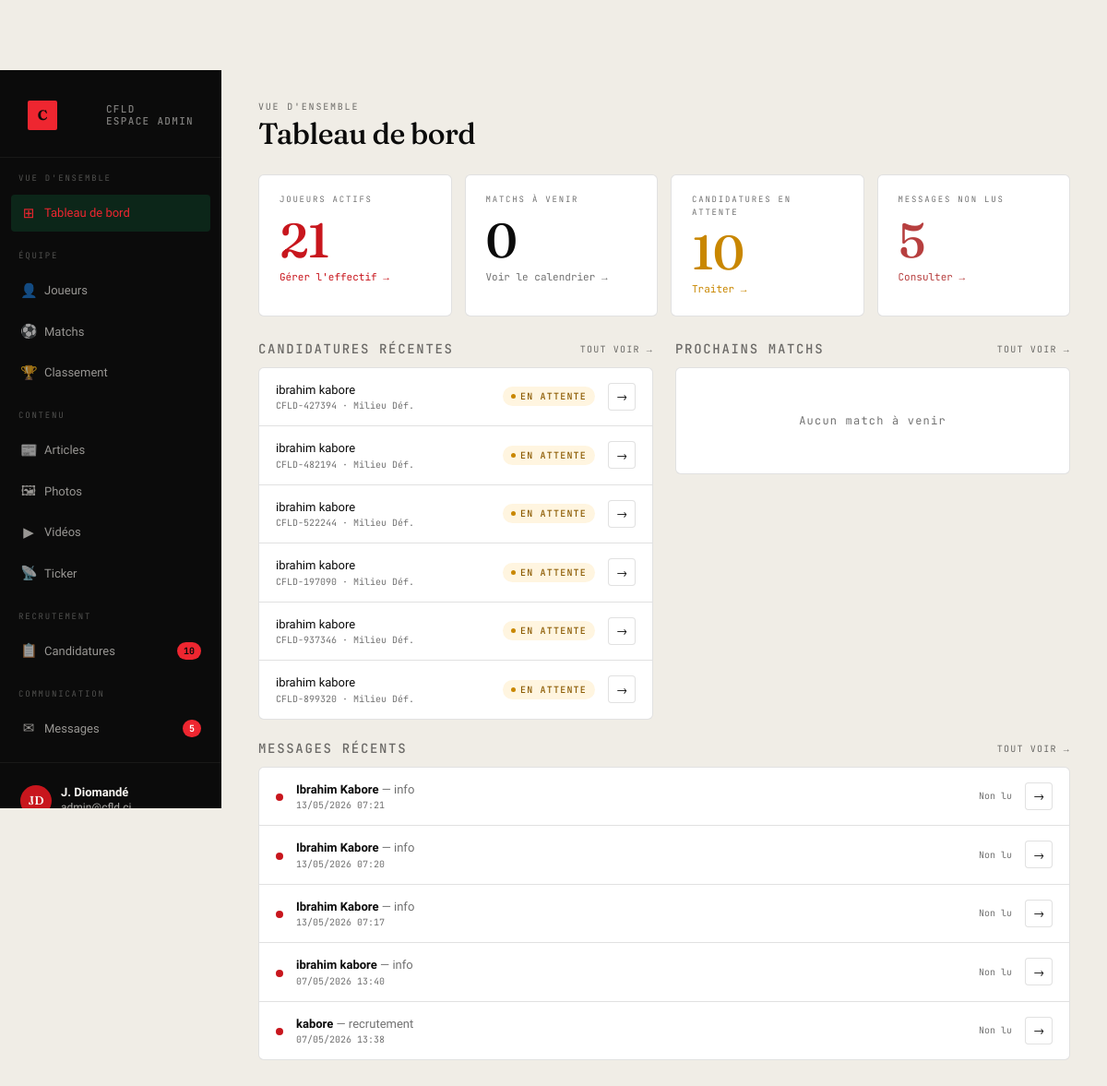
Screenshot of /admin-cfld/ (signed in) with the database file from the repository.
### recrutement/models.py (models this page shows, shortened)
class Candidature(models.Model):
    STATUT_CHOICES = [
        ('pending', 'En attente'),
        ('waiting', 'Mise en attente'),
        ('accepted', 'Acceptée'),
        ('refused', 'Refusée'),
    ]
    POSTE_CHOICES = [
        ('GK', 'Gardien'),
        ('DC', 'Déf. Central'),
        ('LAT', 'Latéral'),
        ('MD', 'Milieu Déf.'),
        ('MO', 'Milieu Off.'),
        ('AIL', 'Ailier'),
        ('ATT', 'Attaquant'),
        ('OTH', 'Autre'),
    ]
    PIED_CHOICES = [
        ('Droit', 'Droit'),
        ('Gauche', 'Gauche'),
        ('Ambidextre', 'Ambidextre'),
    ]
    NATIONALITE_CHOICES = [
        ("Côte d'Ivoire", "Côte d'Ivoire"),
        ('Burkina Faso', 'Burkina Faso'),
        ('Mali', 'Mali'),
        ('Sénégal', 'Sénégal'),
        ('Ghana', 'Ghana'),
        ('Autre', 'Autre'),
    ]
    reference = models.CharField(max_length=20, unique=True, default=generer_reference, editable=False)
    nom = models.CharField(max_length=100)
    prenom = models.CharField(max_length=100)
    date_naissance = models.DateField()
    nationalite = models.CharField(max_length=50, choices=NATIONALITE_CHOICES)
    poste = models.CharField(max_length=3, choices=POSTE_CHOICES)
    numero_prefere = models.PositiveSmallIntegerField(null=True, blank=True)
    pied_fort = models.CharField(max_length=12, choices=PIED_CHOICES)
    ancien_club = models.CharField(max_length=100, blank=True)
    telephone_whatsapp = models.CharField(max_length=30)
    email = models.EmailField()
    adresse = models.CharField(max_length=200, blank=True)
    photo = models.ImageField(upload_to='candidatures/', blank=True, null=True)
    statut = models.CharField(max_length=10, choices=STATUT_CHOICES, default='pending')
    date_soumission = models.DateTimeField(default=timezone.now)
    note_interne = models.TextField(blank=True)
    notifie = models.BooleanField(default=False)
    class Meta:
        ordering = ['-date_soumission']
        verbose_name = 'Candidature'
        verbose_name_plural = 'Candidatures'

### contact/models.py (models this page shows, shortened)
class Message(models.Model):
    SUJET_CHOICES = [
        ('info', 'Informations générales'),
        ('recrutement', 'Recrutement'),
        ('partenariat', 'Partenariat'),
        ('presse', 'Presse & médias'),
        ('autre', 'Autre'),
    ]
    nom = models.CharField(max_length=100)
    email = models.EmailField()
    sujet = models.CharField(max_length=15, choices=SUJET_CHOICES, default='info')
    message = models.TextField()
    date_envoi = models.DateTimeField(default=timezone.now)
    lu = models.BooleanField(default=False)
    class Meta:
        ordering = ['-date_envoi']
        verbose_name = 'Message'
        verbose_name_plural = 'Messages'

### recrutement/admin_views.py (the view)
# urls.py: path('', v.admin_dashboard, name='admin_dashboard'),
@staff_required
def admin_dashboard(request):
    ctx = _base_ctx(request, 'dashboard')
    ctx.update({
        'joueurs_count':    Joueur.objects.filter(actif=True).count(),
        'matchs_count':     Match.objects.filter(type_match='a_venir', date__gte=timezone.now()).count(),
        'articles_count':   Article.objects.filter(publie=True).count(),
        'total_cand':       Candidature.objects.count(),
        'total_msg':        Message.objects.count(),
        'recent_cands':     Candidature.objects.order_by('-date_soumission')[:6],
        'prochains_matchs': Match.objects.filter(type_match='a_venir', date__gte=timezone.now()).order_by('date')[:4],
        'recent_msgs':      Message.objects.order_by('-date_envoi')[:5],
    })
    return render(request, 'admin_cfld/dashboard.html', ctx)

### recrutement/admin_views.py (called while the page is built)
def staff_required(view_func):
    @wraps(view_func)
    def wrapper(request, *args, **kwargs):
        if not request.user.is_authenticated or not request.user.is_staff:
            return redirect('login')
        return view_func(request, *args, **kwargs)
    return wrapper

def _base_ctx(request, section=''):
    return {
        'pending_count': Candidature.objects.filter(statut='pending').count(),
        'unread_count':  Message.objects.filter(lu=False).count(),
        'section':       section,
    }

### templates/admin_cfld/dashboard.html (shortened to what this page needs)
{% extends "admin_cfld/base.html" %}
{% block content %}
<div class="page-header">
  <div>
    <span class="eyebrow">Vue d'ensemble</span>
    <h1>Tableau de bord</h1>
  </div>
</div>
<div class="kpi-row">
  <div class="kpi green">
    <div class="k-label">Joueurs actifs</div>
    <div class="k-val">{{ joueurs_count }}</div>
    <div class="k-sub"><a href="{% url 'admin_joueurs' %}" style="color:var(--green)">Gérer l'effectif →</a></div>
  </div>
  <div class="kpi">
    <div class="k-label">Matchs à venir</div>
    <div class="k-val">{{ matchs_count }}</div>
    <div class="k-sub"><a href="{% url 'admin_matchs' %}" style="color:var(--muted)">Voir le calendrier →</a></div>
  </div>
  <div class="kpi{% if pending_count %} orange{% endif %}">
    <div class="k-label">Candidatures en attente</div>
    <div class="k-val">{{ pending_count }}</div>
    <div class="k-sub"><a href="{% url 'admin_candidatures' %}?statut=pending" style="color:{% if pending_count %}#c98700{% else %}var(--muted){% endif %}">Traiter →</a></div>
  </div>
  <div class="kpi{% if unread_count %} red{% endif %}">
    <div class="k-label">Messages non lus</div>
    <div class="k-val">{{ unread_count }}</div>
    <div class="k-sub"><a href="{% url 'admin_messages' %}?filtre=non_lu" style="color:{% if unread_count %}#b73f3f{% else %}var(--muted){% endif %}">Consulter →</a></div>
  </div>
</div>
<div style="display:grid;grid-template-columns:1fr 1fr;gap:24px;">
  <div>
    <div style="display:flex;justify-content:space-between;align-items:center;margin-bottom:12px;">
      <h3 style="font-size:14px;font-family:var(--font-mono);letter-spacing:.12em;text-transform:uppercase;color:var(--muted);margin:0;">Candidatures récentes</h3>
      <a href="{% url 'admin_candidatures' %}" style="font-family:var(--font-mono);font-size:10px;letter-spacing:.12em;text-transform:uppercase;color:var(--muted);">Tout voir →</a>
    </div>
    <div class="t-wrap">
      {% if recent_cands %}
        {% for c in recent_cands %}
        <div class="t-row" style="grid-template-columns:1fr auto auto;">
          <div>
            <div style="font-weight:500;font-size:13px;">{{ c.prenom }} {{ c.nom }}</div>
            <div style="font-family:var(--font-mono);font-size:10px;color:var(--muted);">{{ c.reference }} · {{ c.get_poste_display }}</div>
          </div>
          <span class="badge-status bs-{{ c.statut }}">{{ c.get_statut_display }}</span>
          <a href="{% url 'admin_candidatures' %}?q={{ c.reference }}" class="t-btn">→</a>
        </div>
        {% endfor %}
      {% else %}
        <div class="empty-state">Aucune candidature</div>
      {% endif %}
    </div>
  </div>
  <div>
    <div style="display:flex;justify-content:space-between;align-items:center;margin-bottom:12px;">
      <h3 style="font-size:14px;font-family:var(--font-mono);letter-spacing:.12em;text-transform:uppercase;color:var(--muted);margin:0;">Prochains matchs</h3>
      <a href="{% url 'admin_matchs' %}" style="font-family:var(--font-mono);font-size:10px;letter-spacing:.12em;text-transform:uppercase;color:var(--muted);">Tout voir →</a>
    </div>
    <div class="t-wrap">
      {% if prochains_matchs %}
        {% for m in prochains_matchs %}
        <div class="t-row" style="grid-template-columns:1fr auto;">
          <div>
            <div style="font-weight:500;font-size:13px;">{{ m.equipe_domicile }} — {{ m.equipe_exterieur }}</div>
            <div style="font-family:var(--font-mono);font-size:10px;color:var(--muted);">{{ m.date|date:"d/m/Y H:i" }} · {{ m.competition }}</div>
          </div>
          <a href="{% url 'admin_match_edit' m.pk %}" class="t-btn">✏</a>
        </div>
        {% endfor %}
      {% else %}
        <div class="empty-state">Aucun match à venir</div>
      {% endif %}
    </div>
  </div>
  <div style="grid-column:span 2;">
    <div style="display:flex;justify-content:space-between;align-items:center;margin-bottom:12px;">
      <h3 style="font-size:14px;font-family:var(--font-mono);letter-spacing:.12em;text-transform:uppercase;color:var(--muted);margin:0;">Messages récents</h3>
      <a href="{% url 'admin_messages' %}" style="font-family:var(--font-mono);font-size:10px;letter-spacing:.12em;text-transform:uppercase;color:var(--muted);">Tout voir →</a>
    </div>
    <div class="t-wrap">
      {% if recent_msgs %}
        {% for msg in recent_msgs %}
        <div class="t-row" style="grid-template-columns:auto 1fr auto auto;">
          <div style="width:8px;height:8px;border-radius:50%;background:{% if not msg.lu %}var(--green){% else %}transparent{% endif %};flex-shrink:0;margin-top:3px;"></div>
          <div>
            <div style="font-weight:{% if not msg.lu %}600{% else %}400{% endif %};font-size:13px;">{{ msg.nom }} <span style="color:var(--muted);font-weight:400;">— {{ msg.sujet }}</span></div>
            <div style="font-family:var(--font-mono);font-size:10px;color:var(--muted);">{{ msg.date_envoi|date:"d/m/Y H:i" }}</div>
          </div>
          <span style="font-family:var(--font-mono);font-size:10px;color:var(--muted);">{% if msg.lu %}Lu{% else %}Non lu{% endif %}</span>
          <a href="{% url 'admin_message_detail' msg.pk %}" class="t-btn">→</a>
        </div>
        {% endfor %}
      {% else %}
        <div class="empty-state">Aucun message</div>
      {% endif %}
    </div>
  </div>
</div>
{% endblock %}

### templates/admin_cfld/base.html (shortened to what this page needs)
{% load static %}
<!doctype html>
<html lang="fr">
<head>
<link rel="stylesheet" href="{% static 'style.css' %}">
</head>
<body>
<div class="admin-shell">
  <aside class="sidebar">
    <div class="sidebar-top">
      <a href="{% url 'admin_dashboard' %}" class="sidebar-brand">
        <span class="bm">C</span>
        <span class="bt">CFLD<br>Espace admin</span>
      </a>
    </div>
    <nav class="sidebar-nav">
      <div class="nav-section">Vue d'ensemble</div>
      <a href="{% url 'admin_dashboard' %}" {% if section == 'dashboard' %}class="active"{% endif %}>
        <span class="icon">⊞</span><span class="lbl">Tableau de bord</span>
      </a>
      <div class="nav-section">Équipe</div>
      <a href="{% url 'admin_joueurs' %}" {% if section == 'joueurs' %}class="active"{% endif %}>
        <span class="icon">👤</span><span class="lbl">Joueurs</span>
      </a>
      <a href="{% url 'admin_matchs' %}" {% if section == 'matchs' %}class="active"{% endif %}>
        <span class="icon">⚽</span><span class="lbl">Matchs</span>
      </a>
      <a href="{% url 'admin_classement' %}" {% if section == 'classement' %}class="active"{% endif %}>
        <span class="icon">🏆</span><span class="lbl">Classement</span>
      </a>
      <div class="nav-section">Contenu</div>
      <a href="{% url 'admin_articles' %}" {% if section == 'articles' %}class="active"{% endif %}>
        <span class="icon">📰</span><span class="lbl">Articles</span>
      </a>
      <a href="{% url 'admin_photos' %}" {% if section == 'photos' %}class="active"{% endif %}>
        <span class="icon">🖼</span><span class="lbl">Photos</span>
      </a>
      <a href="{% url 'admin_videos' %}" {% if section == 'videos' %}class="active"{% endif %}>
        <span class="icon">▶</span><span class="lbl">Vidéos</span>
      </a>
      <a href="{% url 'admin_ticker' %}" {% if section == 'ticker' %}class="active"{% endif %}>
        <span class="icon">📡</span><span class="lbl">Ticker</span>
      </a>
      <div class="nav-section">Recrutement</div>
      <a href="{% url 'admin_candidatures' %}" {% if section == 'candidatures' %}class="active"{% endif %}>
        <span class="icon">📋</span><span class="lbl">Candidatures</span>
        {% if pending_count %}<span class="badge">{{ pending_count }}</span>{% endif %}
      </a>
      <div class="nav-section">Communication</div>
      <a href="{% url 'admin_messages' %}" {% if section == 'messages' %}class="active"{% endif %}>
        <span class="icon">✉</span><span class="lbl">Messages</span>
        {% if unread_count %}<span class="badge red">{{ unread_count }}</span>{% endif %}
      </a>
    </nav>
    <div class="sidebar-footer">
      <div class="sidebar-user">
        <div class="av">{{ request.user.first_name|slice:":1"|upper }}{{ request.user.last_name|slice:":1"|upper }}</div>
        <div class="info">
          <strong>{{ request.user.get_full_name|default:request.user.username }}</strong>
          {{ request.user.email }}
        </div>
      </div>
    </div>
  </aside>
  <main class="admin-main">
    {% block content %}{% endblock %}
  </main>
</div>
</body>
</html>

### assets/style.css (style rules this page uses)
:root { --green: #c8161d; --green-deep: #8a0d12; --green-bright: #ee2630; --ink: #0b0b0b; --paper: #f7f5f1; --paper-2: #ebe7dc; --line: rgba(11,11,11,0.12); --line-strong: rgba(11,11,11,0.85); --muted: rgba(11,11,11,0.58); --font-display: "Fraunces", "Times New Roman", serif; --font-text: "Inter Tight", "Helvetica Neue", Arial, sans-serif; --font-mono: "JetBrains Mono", "Menlo", monospace; --display-tracking: -0.02em; --display-weight: 500; --display-italic: 0; }
* { box-sizing: border-box; }
html, body { margin: 0; padding: 0; overflow-x: hidden; }
body { font-family: var(--font-text); color: var(--ink); background: var(--paper); -webkit-font-smoothing: antialiased; text-rendering: optimizeLegibility; line-height: 1.5; }
a { color: inherit; text-decoration: none; }
.display, h1, h2, h3 { font-family: var(--font-display); font-weight: var(--display-weight); letter-spacing: var(--display-tracking); font-style: var(--display-italic) ? italic : normal; line-height: 1.02; margin: 0; }
h1 { font-size: clamp(56px, 8vw, 132px); }
h3 { font-size: clamp(24px, 2.6vw, 36px); }
.eyebrow { font-family: var(--font-mono); font-size: 11px; letter-spacing: 0.18em; text-transform: uppercase; color: var(--muted); }
body { padding-top: 76px; }

### rows the page displays
Candidature: prenom "ibrahim", nom "kabore", reference "CFLD-427394", poste "Milieu Déf.", statut "EN ATTENTE"
Candidature: prenom "ibrahim", nom "kabore", reference "CFLD-482194", poste "Milieu Déf.", statut "EN ATTENTE"
Candidature: prenom "ibrahim", nom "kabore", reference "CFLD-522244", poste "Milieu Déf.", statut "EN ATTENTE"
Candidature: prenom "ibrahim", nom "kabore", reference "CFLD-197090", poste "Milieu Déf.", statut "EN ATTENTE"
Candidature: prenom "ibrahim", nom "kabore", reference "CFLD-937346", poste "Milieu Déf.", statut "EN ATTENTE"
Candidature: prenom "ibrahim", nom "kabore", reference "CFLD-899320", poste "Milieu Déf.", statut "EN ATTENTE"
Message: lu False (drawn), nom "Ibrahim Kabore", sujet "info", date_envoi "13/05/2026 07:21"
Message: lu False (drawn), nom "Ibrahim Kabore", sujet "info", date_envoi "13/05/2026 07:20"
Message: lu False (drawn), nom "Ibrahim Kabore", sujet "info", date_envoi "13/05/2026 07:17"
Message: lu False (drawn), nom "ibrahim kabore", sujet "info", date_envoi "07/05/2026 13:40"
Message: lu False (drawn), nom "kabore", sujet "recrutement", date_envoi "07/05/2026 13:38"

### other values shown
{{ pending_count }} "10"
{{ unread_count }} "5"
{{ request.user.first_name|slice:":1"|upper }} "J"
{{ request.user.last_name|slice:":1"|upper }} "D"
{{ request.user.get_full_name|default:request.user.username }} "J. Diomandé"
{{ joueurs_count }} "21"
{{ matchs_count }} "0"
